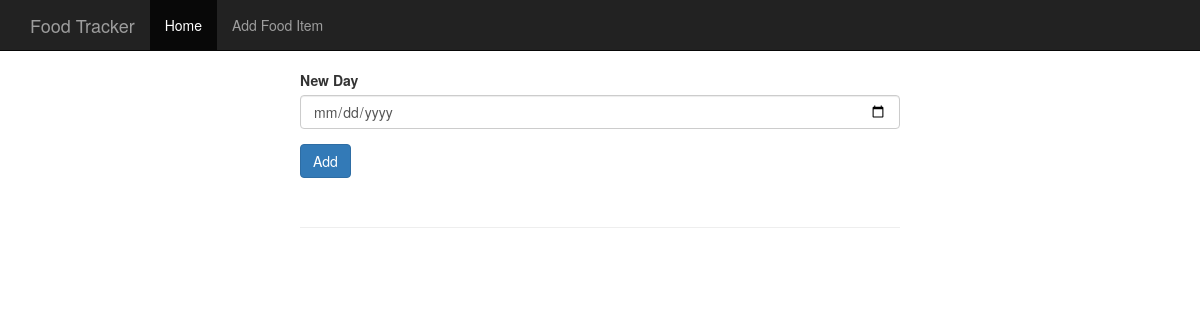
The app's page /, older data.
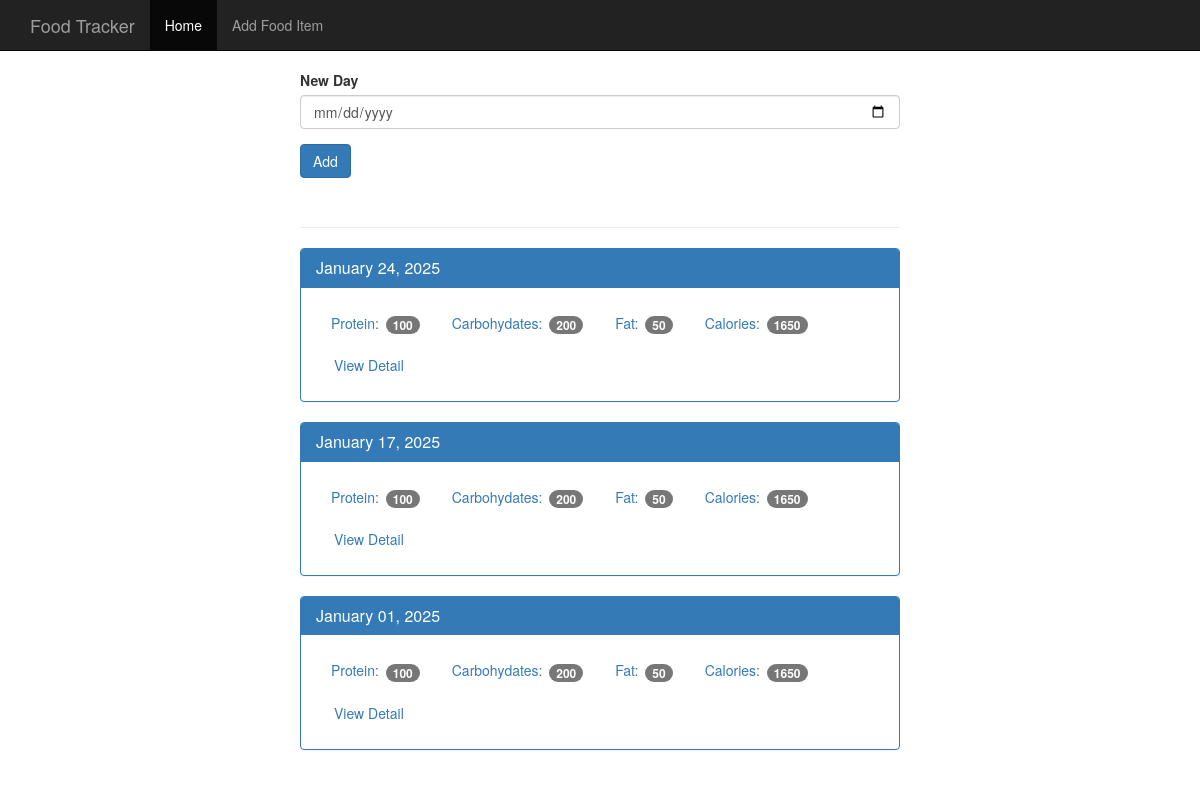
The same page, newer data.
### tables this page shows
CREATE TABLE log_date(
    id integer primary key autoincrement,
    entry_date date not null
);

### app.py (the view)
@app.route('/',methods=["GET", "POST"])
def index():
    db = get_db()
    if request.method == "POST":
        date = request.form['date'] # 2025-01-17 <class 'str'>
        dt = datetime.strptime(date, '%Y-%m-%d') # <class 'datetime.datetime'>
        database_date = datetime.strftime(dt, '%Y%m%d') # <class 'str'>
        db.execute("INSERT INTO log_date (entry_date) values (?)", [database_date])
        db.commit()
    cur = db.execute('SELECT entry_date FROM log_date ORDER BY entry_date DESC')
    results = cur.fetchall()
    date_results = []
    for i in results:
        single_date = {}
        single_date['entry_date'] = i['entry_date']
        d = datetime.strptime(str(i['entry_date']), '%Y%m%d')
        single_date['pretty_date'] = datetime.strftime(d, '%B %d, %Y') #{'entry_date': 'January 17, 2025'}
        date_results.append(single_date)
    return render_template('home.html', results=date_results)

### app.py (called while the page is built)
def connect_db():
    sql= sqlite3.connect('food_log.db')
    sql.row_factory = sqlite3.Row # Results will be returned as dictionaries instead of tuples
    return sql

def get_db():
    if not hasattr(g, 'sqlite3_db'):
        g.sqlite_db = connect_db()
    return g.sqlite_db

### templates/home.html (shortened to what this page needs)
<!DOCTYPE html>
<html lang="en">
  <head>
    <link href="{{ url_for('static', filename='bootstrap.min.css') }}" rel="stylesheet">
    <link href="{{  url_for('static', filename='theme.css')  }}" rel="stylesheet">
  </head>
  <body>
    <nav class="navbar navbar-inverse navbar-fixed-top">
      <div class="container">
        <div class="navbar-header">
          <a class="navbar-brand" href="#">Food Tracker</a>
        </div>
        <div id="navbar" class="navbar-collapse collapse">
          <ul class="nav navbar-nav">
            <li class="active"><a href="#">Home</a></li>
            <li><a href="#">Add Food Item</a></li>
          </ul>
        </div>
      </div>
    </nav>
    <div class="container theme-showcase col-sm-6 col-sm-offset-3" role="main">
      <div class="row">
        <div>
          <form method="POST" action="/">
            <div class="form-group">
              <label for="new-day">New Day</label>
              <input type="date" class="form-control" id="new-day" name="date">
            </div>
            <button type="submit" class="btn btn-primary">Add</button>
          </form>
          <div class="page-header"></div>
          {% for r in results %}
          <div class="panel panel-primary">
            <div class="panel-heading">
              <h3 class="panel-title">{{ r.pretty_date }}</h3>
            </div>
            <div class="panel-body">
              <ul class="nav nav-pills" role="tablist">
                <li><a>Protein: <span class="badge">100</span></a></li>
                <li><a>Carbohydates: <span class="badge">200</span></a></li>
                <li><a>Fat: <span class="badge">50</span></a></li>
                <li><a>Calories: <span class="badge">1650</span></a></li>
                <li><a href="{{ url_for('view', date=r.entry_date) }}" type="button" class="btn btn-link">View Detail</a></li>
              </ul>
            </div>
          </div>
          {% endfor %}
        </div>
      </div>
    </div>
  </body>
</html>

Row changes from the older to the newer data that the page shows:
added log_date: pretty_date "January 24, 2025"
added log_date: pretty_date "January 17, 2025"
added log_date: pretty_date "January 01, 2025"
